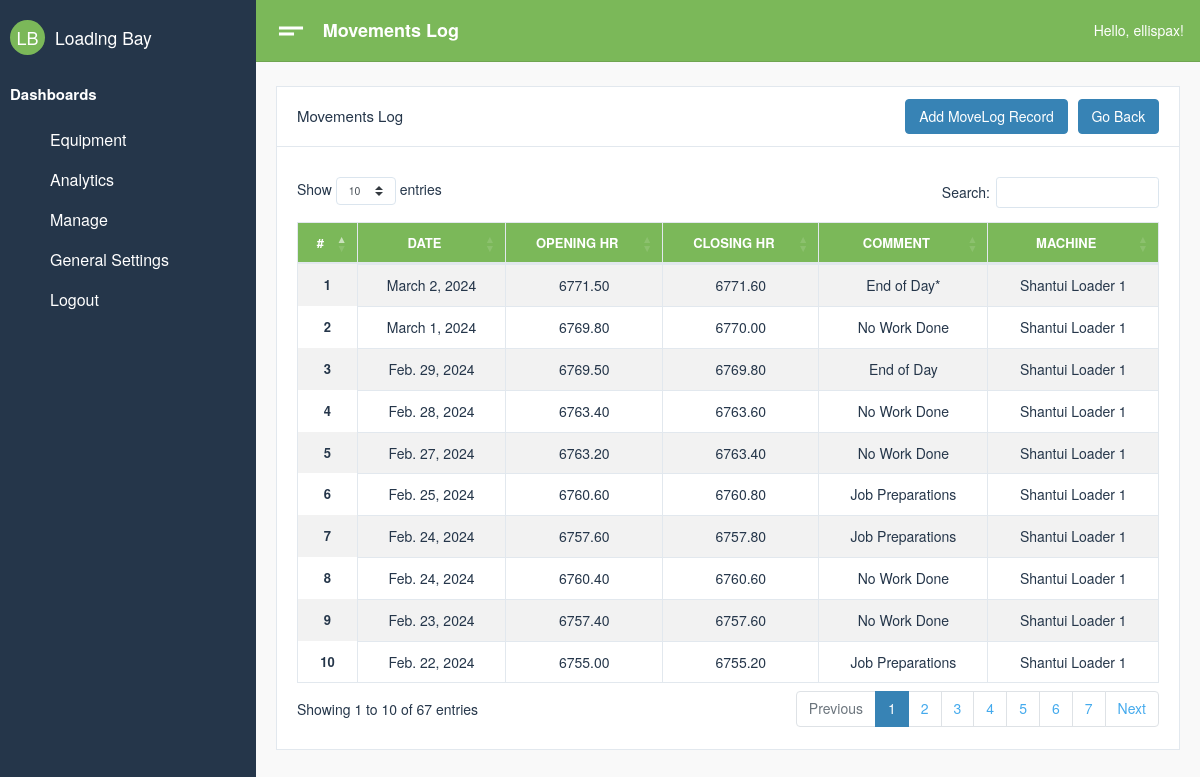
Page /manager/movelog-list (signed in) on the committed database.
### system/models.py (models this page shows)
class MoveLog(models.Model):
    machine             = models.ForeignKey(Equipment, on_delete=models.CASCADE, related_name="mvlog_machine_name")
    date                = models.DateField()
    openingHr           = models.DecimalField(max_digits=20, decimal_places=2)
    closingHr           = models.DecimalField(max_digits=20, decimal_places=2)
    depart_from         = models.CharField(max_length=100)
    destination         = models.CharField(max_length=100)
    comment             = models.CharField(max_length=255, null=True, blank=True)

class Equipment(models.Model):
    name                = models.CharField(max_length=255)
    make                = models.CharField(max_length=150)
    model               = models.CharField(max_length=150)
    man_year            = models.DateField()
    status              = models.BooleanField(default=True)
    def __str__(self):
        return f'{self.make}  {self.name}'

### manager/views.py (the view)
# urls.py: path('movelog-list', views.Move_log_list, name='movelog-list'),
@login_required
def Move_log_list(request):
    Move_log_records = MoveLog.objects.all().order_by('-date')
    gen_settings = Settings.objects.filter(id=1).first()
    if gen_settings:
        request.session['main_machine'] = gen_settings.main_machine
    else:
        request.session['main_machine'] = ""
    context = {
        'title':'Movements Log',
        'head': 'Movements Log',
        'movelogs': Move_log_records
    }
    return render(request, 'manager/movelogList.html', context)

### manager/templates/manager/movelogList.html (shortened to what this page needs)
{%extends "dashboard/base.html"%}{%block content%}
<head>
</head>
<div class="card">
  <div class="card-header">
    <h4 class="card-title">{{ head }}</h4>
    <a href='{% url "add-movelog" %}' class="btn btn-primary ml-auto">Add MoveLog Record</a>
    <a href='{% url "manager-home" %}' class="btn btn-primary">Go Back</a>
  </div>
  <div class="card-body">
    <link
      rel="stylesheet"
      href="https://cdnjs.cloudflare.com/ajax/libs/twitter-bootstrap/4.1.3/css/bootstrap.css"
    />
    <link
      rel="stylesheet"
      href="https://cdn.datatables.net/1.10.19/css/dataTables.bootstrap4.min.css"
    />
    <div class="table-responsive" style="margin-top: 10px">
      <table id="example" class="table table-striped table-bordered" style="width: 100%">
        <thead class="bg-success text-white">
          <tr>
            <th scope="col" class="text-center">#</th>
            <th scope="col" class="text-center">Date</th>
            <th scope="col" class="text-center">Opening HR</th>
            <th scope="col" class="text-center">Closing HR</th>
            <th scope="col" class="text-center">Comment</th>
            <th scope="col" class="text-center">Machine</th>
          </tr>
        </thead>
        <tbody>
          {% for record in movelogs %}
          <tr>
            <th class="align-middle text-center" scope="row">{{ forloop.counter}}</th>
            <td class="align-middle text-center">{{ record.date }}</td>
            <td class="align-middle text-center">{{ record.openingHr }}</td>
            <td class="align-middle text-center">{{ record.closingHr }}</td>
            <td class="align-middle text-center">{{ record.comment }}</td>
            <td class="align-middle text-center">{{ record.machine }}</td>
          </tr>
          {% endfor %}
        </tbody>
      </table>
    </div>
  </div>
</div>
{%endblock content%}

### dashboard/templates/dashboard/base.html (shortened to what this page needs)
{% load static %}
{% load crispy_forms_tags %}
<!DOCTYPE html>
<html lang="en" dir="ltr">
    <head>
        <link type="text/css" href="{% static 'assets/css/vendor-morris.css" rel="stylesheet'%}">
        <link type="text/css" href="{% static 'assets/css/vendor-bootstrap-datepicker.css' %}" rel="stylesheet">
        <link type="text/css" href="{% static 'assets/css/app.css' %}" rel="stylesheet">
        <link type="text/css" href="{% static 'assets/css/app.rtl.css' %}" rel="stylesheet">
        <link type="text/css" href="{% static 'assets/vendor/simplebar.css' %}" rel="stylesheet">
        <link rel="stylesheet" href="https://cdnjs.cloudflare.com/ajax/libs/bootstrap-datepicker/1.9.0/css/bootstrap-datepicker.min.css">
    </head>
    <body>
        <div class="mdk-drawer-layout js-mdk-drawer-layout" data-fullbleed data-push data-responsive-width="992px" data-has-scrolling-region>
            <div class="mdk-drawer-layout__content">
                <div class="mdk-header-layout js-mdk-header-layout  mdk-header--fixed  mdk-header-layout__content--scrollable">
                    <div class="mdk-header js-mdk-header bg-success" data-fixed>
                        <div class="mdk-header__content">
                            <nav class="navbar navbar-expand-md bg-success navbar-dark d-flex-none">
                                <button class="btn btn-link text-white pl-0" type="button" data-toggle="sidebar">
                                <i class="material-icons align-middle md-36">short_text</i>
                                </button>
                                <div class="page-title m-0">{{ head }}</div>
                                <div class="collapse navbar-collapse" id="mainNavbar">
                                    <ul class="navbar-nav ml-auto align-items-center">
                                        Hello, {{ request.user }}!
                                    </ul>
                                </div>
                            </nav>
                        </div>
                    </div>
                    <div class="mdk-header-layout__content top-navbar mdk-header-layout__content--scrollable h-100">
                        <div class="container-fluid">
                            {% block content %}
                            {% endblock content %}
                        </div>
                    </div>
                </div>
            </div>
            <div class="mdk-drawer js-mdk-drawer" id="default-drawer">
                <div class="mdk-drawer__content">
                    <div class="mdk-drawer__inner" data-simplebar data-simplebar-force-enabled="true">
                        <nav class="drawer  drawer--dark bg-grey">
                            <div class="drawer-spacer">
                                <div class="media align-items-center">
                                    <a href="{%url 'dashboard'%}" class="drawer-brand-circle mr-2 bg-success">LB</a>
                                    <div class="media-body">
                                        <a href="{%url 'dashboard'%}" class="h5 m-0 text-link">Loading Bay</a>
                                    </div>
                                </div>
                            </div>
                            <div class="py-2 drawer-heading text-white">
                                Dashboards
                            </div>
                            <ul class="drawer-menu" id="dasboardMenu" data-children=".drawer-submenu">
                                <li class="drawer-menu-item active ">
                                    <a href="{%url 'show-equipment'%}">
                                        <span class="drawer-menu-text">Equipment</span>
                                    </a>
                                </li>
                                <li class="drawer-menu-item active ">
                                    <a href="{%url 'analytics-home'%}">
                                        <span class="drawer-menu-text">Analytics</span>
                                    </a>
                                </li>
                                <li class="drawer-menu-item active ">
                                    <a href="{%url 'manager-home'%}">
                                        <span class="drawer-menu-text">Manage</span>
                                    </a>
                                </li>
                                <li class="drawer-menu-item active ">
                                    <a href='{%url "settings"%}'>
                                        <span class="drawer-menu-text"> General Settings</span>
                                    </a>
                                </li>
                                <li class="drawer-menu-item active ">
                                    <a href='{%url "logout"%}'>
                                        <span class="drawer-menu-text"> Logout</span>
                                    </a>
                                </li>
                            </ul>
                        </nav>
                    </div>
                </div>
            </div>
        </div>
</body>
</html>

### manager/templates/manager/movelogList.html (style rules this page uses)
.card-header { display: flex; justify-content: space-between; align-items: center; }
.card-header .btn { margin-left: 10px; }

### rows in the picture
MoveLog: date "March 2, 2024", openingHr "6771.50", closingHr "6771.60", comment "End of Day*", machine "Shantui Loader 1"
MoveLog: date "March 1, 2024", openingHr "6769.80", closingHr "6770.00", comment "No Work Done", machine "Shantui Loader 1"
MoveLog: date "Feb. 29, 2024", openingHr "6769.50", closingHr "6769.80", comment "End of Day", machine "Shantui Loader 1"
MoveLog: date "Feb. 28, 2024", openingHr "6763.40", closingHr "6763.60", comment "No Work Done", machine "Shantui Loader 1"
MoveLog: date "Feb. 27, 2024", openingHr "6763.20", closingHr "6763.40", comment "No Work Done", machine "Shantui Loader 1"
MoveLog: date "Feb. 25, 2024", openingHr "6760.60", closingHr "6760.80", comment "Job Preparations", machine "Shantui Loader 1"
MoveLog: date "Feb. 24, 2024", openingHr "6757.60", closingHr "6757.80", comment "Job Preparations", machine "Shantui Loader 1"
MoveLog: date "Feb. 24, 2024", openingHr "6760.40", closingHr "6760.60", comment "No Work Done", machine "Shantui Loader 1"
MoveLog: date "Feb. 23, 2024", openingHr "6757.40", closingHr "6757.60", comment "No Work Done", machine "Shantui Loader 1"
MoveLog: date "Feb. 22, 2024", openingHr "6755.00", closingHr "6755.20", comment "Job Preparations", machine "Shantui Loader 1"

### other values in the picture
{{ head }} "Movements Log"
{{ request.user }} "ellispax"
